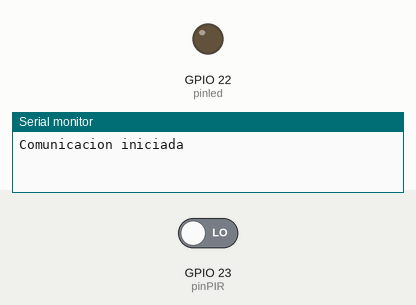
Recording of a sketch running on a simulated ESP32. Shown: output pins drawn as LEDs (lit = HIGH), the last lines printed to the serial monitor. The test bench sets the inputs (shaded band); at power-on: GPIO 23 (pinPIR) LOW.

Above: at 1.2 s.
1.3 s: GPIO 23 (pinPIR) driven HIGH
At 2.1 s:
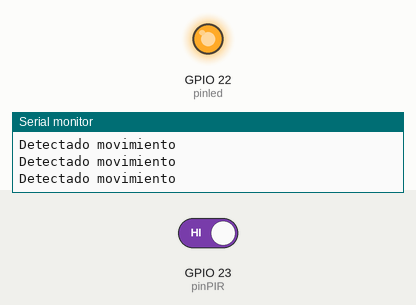
2.8 s: GPIO 23 (pinPIR) driven LOW
At 3.7 s:
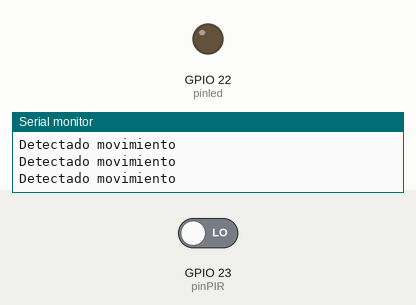
Timing chart, 0 to 5.8 s (numbered marks = the images above; inputs shaded):
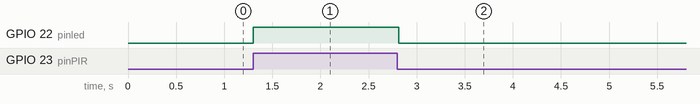

The sketch:

esp32_PIR_sensor.ino
```cpp
const int pinPIR = 23;
const int pinled = 22;

void setup() {
  Serial.begin(9600);
  pinMode(pinPIR, INPUT);
  pinMode(pinled, OUTPUT);
  digitalWrite(pinled, LOW);
  Serial.println("Comunicacion iniciada");
}

void loop() {
  if (digitalRead(pinPIR)) {
      Serial.println("Detectado movimiento");
      digitalWrite(pinled, HIGH);
  } else {
    digitalWrite(pinled, LOW);
  }
}
```

Measured:
- after the input at 1.3 s, GPIO 22 (pinled): LOW → HIGH at once
- after the input at 2.8 s, GPIO 22 (pinled): HIGH → LOW at once
